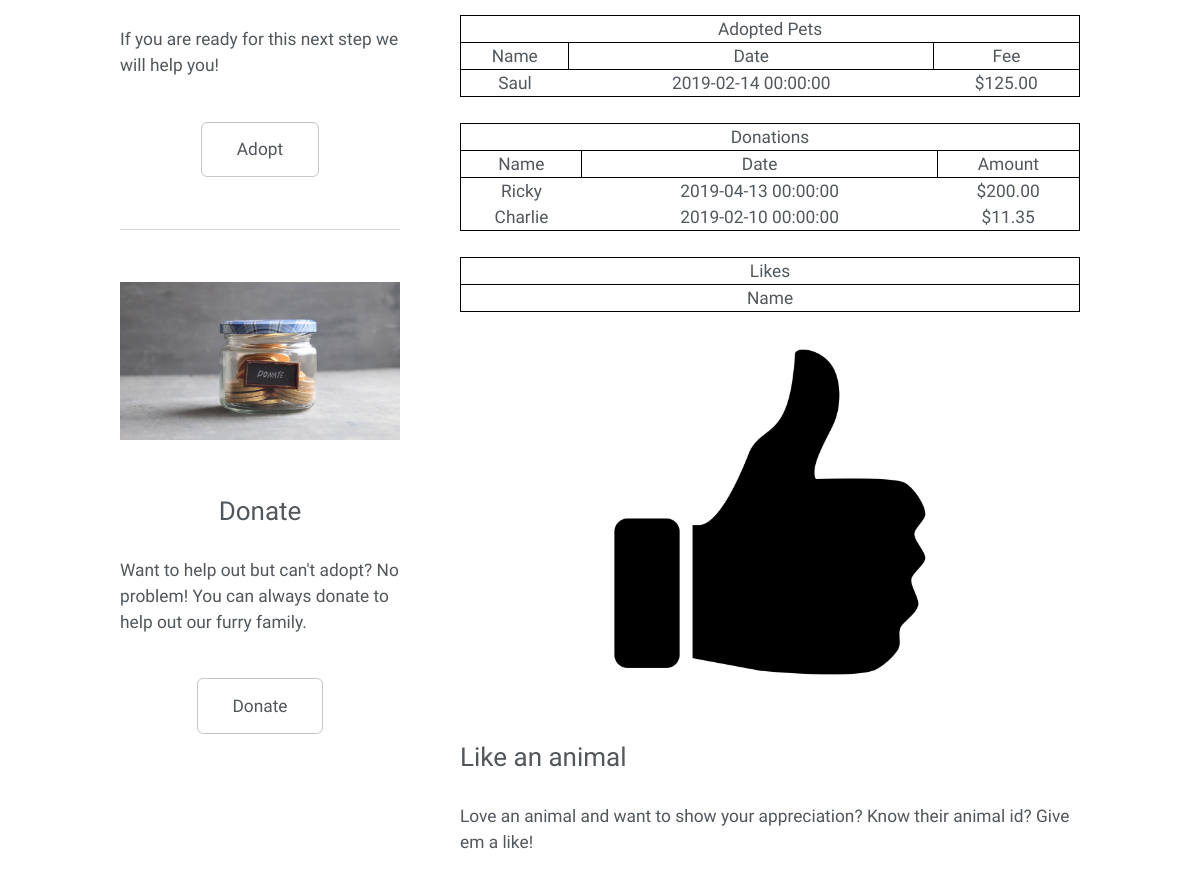
The app's page /profile.php (signed in, middle part), older data.
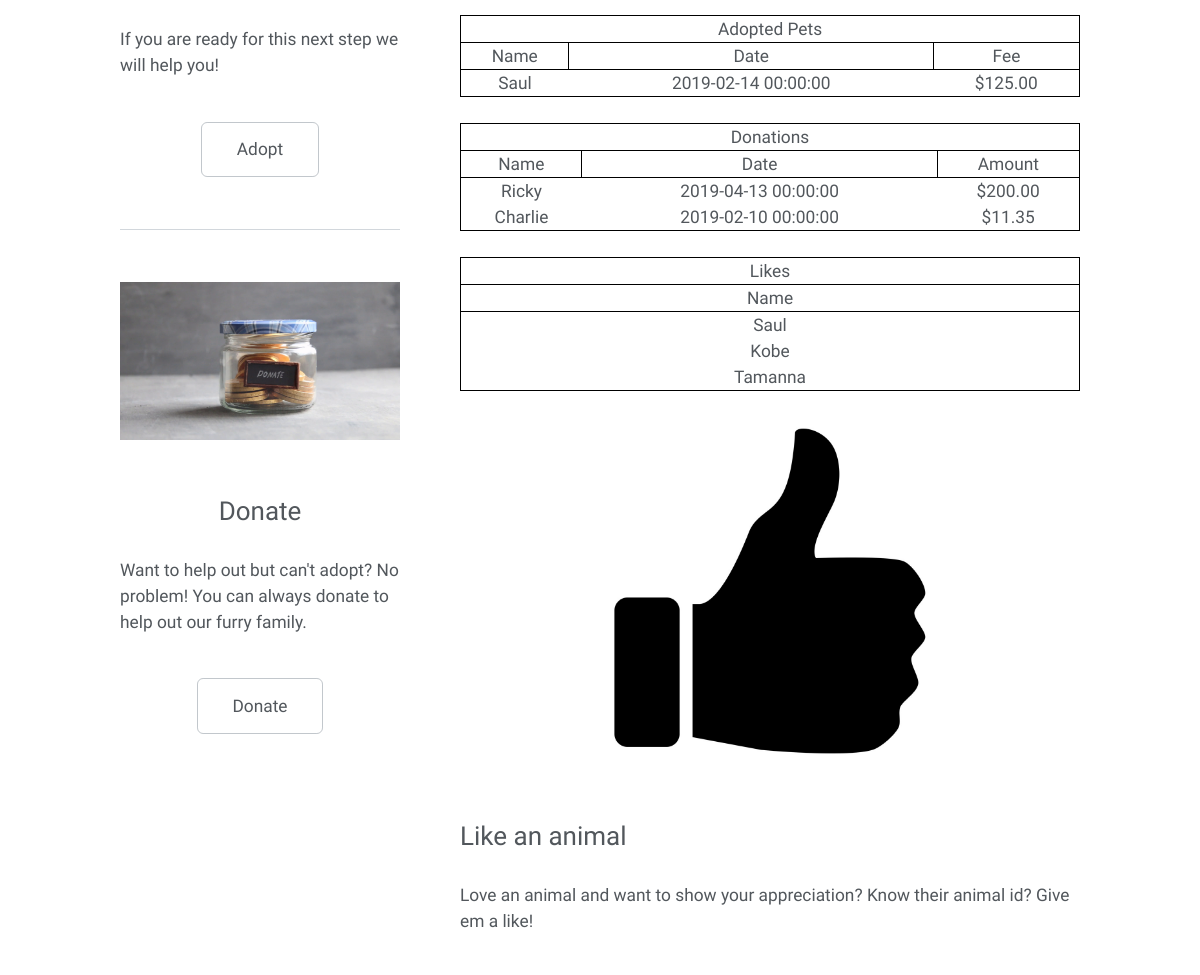
The same page, newer data.
### tables this page shows
CREATE TABLE ADOPTION(
	AID INTEGER NOT NULL,
	PID INTEGER NOT NULL,
	adopt_date DateTime NOT NULL,
	fee float NOT NULL,
	FOREIGN KEY (AID) REFERENCES ANIMAL(AID),
	FOREIGN KEY (PID) REFERENCES PROFILE(PID),
	PRIMARY KEY (AID, PID)
);

CREATE TABLE ANIMAL(
	AID INTEGER NOT NULL AUTO_INCREMENT,
	Added_by INTEGER NOT NULL,
	Removed_by INTEGER DEFAULT NULL,
	Name varchar(100),
	A_TYPE CHAR NOT NULL,
	Sex CHAR NOT NULL,
	Color varchar(50) NOT NULL,
	Diet varchar(200),
	Available BIT NOT NULL,
	Weight FLOAT NOT NULL,
	Height FLOAT NOT NULL,
	DoB DateTime NOT NULL,
	is_kid_friendly BIT NOT NULL,
	is_vac BIT,
	Description varchar(500),
	A_date DateTime NOT NULL,
	Breed varchar(20),
	UNIQUE(AID),
	PRIMARY KEY(AID),
	FOREIGN KEY (Added_by) REFERENCES PROFILE(PID) ON DELETE NO ACTION ON UPDATE CASCADE,
	FOREIGN KEY (Removed_by) REFERENCES PROFILE(PID) ON DELETE NO ACTION ON UPDATE CASCADE
);

CREATE TABLE DONATES_TO(
	d_id INTEGER NOT NULL AUTO_INCREMENT,
	AID INTEGER NOT NULL,
	PID INTEGER NOT NULL,
	Amount float NOT NULL,
	D_date DateTime NOT NULL,
	UNIQUE(d_id),
	FOREIGN KEY (AID) REFERENCES ANIMAL(AID),
	FOREIGN KEY (PID) REFERENCES PROFILE(PID),
	PRIMARY KEY (d_id)
);

CREATE TABLE LIKES(
	AID INTEGER NOT NULL,
	PID INTEGER NOT NULL,
	FOREIGN KEY (AID) REFERENCES ANIMAL(AID),
	FOREIGN KEY (PID) REFERENCES PROFILE(PID),
	PRIMARY KEY (AID, PID)
);

### profile.php (the view, shortened to what the changed rows need)
<!DOCTYPE HTML>
<html>
<head>
    <link rel="stylesheet" href="assets/css/main.css" />
</head>
<body class="left-sidebar is-preload">
    <div id="page-wrapper">
        <div class="wrapper">
            <div class="container" id="main">
                <div class="row gtr-150">
                    <div class="col-8 col-12-narrower imp-narrower">
                        <article id="content">
                            <p>
                                <table style="border:1px solid black;width:100%;">
                                    <tr style="border:1px solid black;">
                                        <th colspan="3">Adopted Pets</th>
                                    </tr>
                                    <tr>
                                        <th colspan="1" style="border:1px solid black;">Name</th>
                                        <th colspan="1" style="border:1px solid black;">Date</th>
                                        <th colspan="1" style="border:1px solid black;">Fee</th>
                                    </tr>
                                    <?php
                                    $conn = OpenCon();
                                    $n_pid = $_SESSION['pid'];
                                    $get_adoptions_sql = "SELECT * FROM adoption where PID=$n_pid;";
                                    $adoption_aid_arr = $conn->query($get_adoptions_sql);
                                    while ($adoption_aid = $adoption_aid_arr->fetch_assoc()) {
                                        $new_aid = $adoption_aid['AID'];
                                        $names = $conn->query("SELECT * from animal where AID=$new_aid;");
                                        $name = $names->fetch_assoc();
                                        echo "<tr style=\"text-align:center;\"><td>" . $name['Name'] . "</td>";
                                        echo "<td>" . $adoption_aid['adopt_date'] . "</td>";
                                        echo "<td>" . "\$" . number_format($adoption_aid['fee'], 2) . "</td></tr>";
                                    }
                                    ?>
                                </table>
                                <table style="border:1px solid black;width:100%;">
                                    <tr style="border:1px solid black;">
                                        <th colspan="3">Donations</th>
                                    </tr>
                                    <tr>
                                        <th colspan="1" style="border:1px solid black;">Name</th>
                                        <th colspan="1" style="border:1px solid black;">Date</th>
                                        <th colspan="1" style="border:1px solid black;">Amount</th>
                                    </tr>
                                    <?php
                                    $conn = OpenCon();
                                    $new_pid = $_SESSION['pid'];
                                    $get_donations_sql = "SELECT * FROM donates_to where PID=$new_pid;";
                                    $donations_arr = $conn->query($get_donations_sql);
                                    while ($donation_aid = $donations_arr->fetch_assoc()) {
                                        $n_aid = $donation_aid['AID'];
                                        $names_d = $conn->query("SELECT * from animal where AID=$n_aid;");
                                        $name_d = $names_d->fetch_assoc();
                                        echo "<tr style=\"text-align:center;\"><td>" . $name_d['Name'] . "</td>";
                                        echo "<td>" . $donation_aid['D_date'] . "</td>";
                                        echo "<td>" . "\$" . number_format($donation_aid['Amount'], 2) . "</td></tr>";
                                    }
                                    ?>
                                </table>
                                <table style="border:1px solid black;width:100%;">
                                    <tr style="border:1px solid black;">
                                        <th colspan="1">Likes</th>
                                    </tr>
                                    <tr>
                                        <th colspan="1" style="border:1px solid black;">Name</th>
                                    </tr>
                                    <?php
                                    $conn = OpenCon();
                                    $n_pid = $_SESSION['pid'];
                                    $get_likes_sql = "SELECT * FROM likes where PID=$n_pid;";
                                    $likes_arr = $conn->query($get_likes_sql);
                                    while ($likes_aid = $likes_arr->fetch_assoc()) {
                                        $new_aid = $likes_aid['AID'];
                                        $names = $conn->query("SELECT * from animal where AID=$new_aid;");
                                        $name = $names->fetch_assoc();
                                        echo "<tr style=\"text-align:center;\"><td>" . $name['Name'] . "</td>";
                                    }
                                    ?>
                                </table>
                            </p>
                        </article>
                    </div>
                </div>
            </div>
        </div>
    </div>
</body>
</html>

Row changes from the older to the newer data that the page shows:
added likes: AID.Name "Saul"
added likes: AID.Name "Kobe"
added likes: AID.Name "Tamanna"
